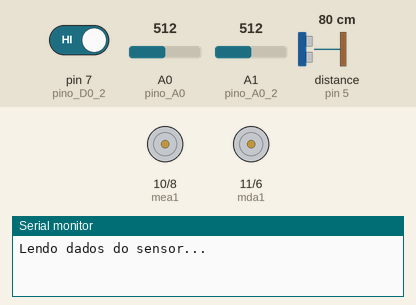
Recording of a sketch running on a simulated Arduino Uno, built with avr-gcc and run on an emulated ATmega328P. On the bench: motor-driver pin pairs drawn as motors (green arrow = first pin HIGH = forward, orange = second pin HIGH = backward, longer = more drive), the last lines printed to the serial monitor. The inputs (shaded band) are chosen by the test bench; at power-on: pin 7 (pino_D0_2) HIGH, distance to the obstacle (sensor on pin 5) 80 cm, A0 (pino_A0) = 512, A1 (pino_A0_2) = 512. The echo pulse lasts 58.3 µs per cm.

Above: at 0.1 s.
At 1.3 s:
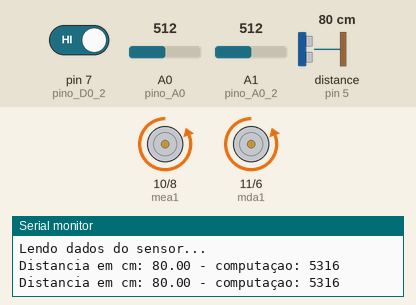
1.4 s: pin 7 (pino_D0_2) driven LOW
3.5 s: distance to the obstacle (sensor on pin 5) set to 4 cm
Timing chart, 0 to 6.5 s (numbered marks = the images above; inputs shaded):
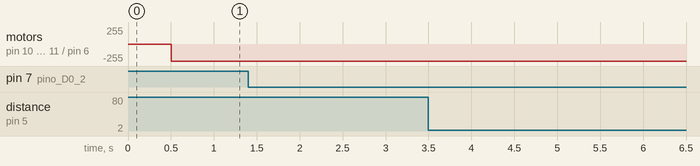

The sketch:

robo_com_thread.ino
```cpp
#include <Thread.h>
#include <ThreadController.h>
#include <Ultrasonic.h>

//Define os pinos para o trigger e echo
#define pino_trigger 4
#define pino_echo 5

const byte mda1=11; //Alocaçâo do primeiro bit do motor da esquerda no pino 11
const byte mda2=6; //Alocaçâo do segundo bit do motor da esquerda no pino 10
const byte mea1=10; //Alocaçâo do primeiro bit do motor de direita no pino 9
const byte mea2=8; //Alocaçâo do segundo bit do motor da direita no pino 8

boolean estadosbf;   //Declaração de uma variavel para receber a leitura do sbf
boolean estadosbt;   //Declaração de uma variavel para receber a leitura do sbt

int pino_D0 = 6;
int pino_A0 = A0;
int pino_D0_2 = 7;
int pino_A0_2 = A1;
int valor_a = 0;
int valor_d = 0;
int valor_a_2 = 0;
int valor_d_2 = 0;

float cmMsec, inMsec;

void andarfrente() {  //Função andar pare frente
digitalWrite(mea1,HIGH);
digitalWrite(mea2,LOW);
digitalWrite(mda1,HIGH);
digitalWrite(mda2,LOW);
}

void andartras() {  //Função andar para trás
digitalWrite(mea1,LOW);
digitalWrite(mea2,HIGH);
digitalWrite(mda1,LOW);
digitalWrite(mda2,HIGH);
}

void parar() {  //Função parar o tobá
digitalWrite(mea1,LOW);
digitalWrite(mea2,LOW);
digitalWrite(mda1,LOW);
digitalWrite(mda2,LOW);
}

void girardireita(){  // Função girar para direita
digitalWrite(mea1,HIGH);
digitalWrite(mea2,LOW);
digitalWrite(mda1,LOW);
digitalWrite(mda2,HIGH);
}

void giraresquerda() {  // Função girar pare esquerda
digitalWrite(mea1,LOW);
digitalWrite(mea2,HIGH);
digitalWrite(mda1,HIGH);
digitalWrite(mda2,LOW);
}

//Inicializa o sensor nos pinos definidos acima
Ultrasonic ultrasonic(pino_trigger, pino_echo);

// ThreadController that will controll all threads
ThreadController controll = ThreadController();

//Sonic Thread (pointer)
Thread* sonicThread = new Thread();
//Infra  Thread (not pointer)
Thread infraThread = Thread();
//Actions Thread(not pointer)
Thread actionThread = Thread();

// callback for roboThread
void sonicCallback(){
	//Le as informacoes do sensor, em cm e pol

  int time1 = micros();
  long microsec = ultrasonic.timing();
  cmMsec = ultrasonic.convert(microsec, Ultrasonic::CM);
  int time2 = micros();
  int computacao = time2 - time1;
  inMsec = ultrasonic.convert(microsec, Ultrasonic::IN);
  //Exibe informacoes no serial monitor
  Serial.print("Distancia em cm: ");
  Serial.print(cmMsec);
  Serial.print(" - computaçao: ");
  Serial.println(computacao);


}

// callback for infraThread
void infraCallback(){
	valor_a = analogRead(pino_A0);
  valor_d = digitalRead(pino_D0);
  valor_a_2 = analogRead(pino_A0_2);
  valor_d_2 = digitalRead(pino_D0_2);

  if (valor_d != 1)
  {
    Serial.println("Fogo detectado !!!");
    estadosbf = 0;
  }

  if (valor_d_2 != 1)
  {
    Serial.println("Fogo detectado !!!");
    estadosbt = 0;
  }
}

// callback for actionThread
void actionCallback(){
  if(cmMsec >= 95){
    girardireita();}

  if(estadosbf==0) {  //Tomar a decisão de ir para tras caso algum sensor de borda na frente acusar o branco. Nota: 1 - Branco, 0- Preto
    andartras();}
  else if(estadosbt==0) { //Tomar a decisão de ir para frente caso algum sensor de borda atras acusar o branco.
    andarfrente();}
  else if(cmMsec<=95 && estadosbf==1){ // Tomar a decisão de ir para frente caso ache um oponente na frente a menos de 95 cm e os sensores de borda da frente estejam
    andarfrente();}
}

void setup(){
	Serial.begin(9600);

	// Configure sonicThread
	sonicThread->onRun(sonicCallback);
	sonicThread->setInterval(500);

	// Configure infraThread
	infraThread.onRun(infraCallback);
	infraThread.setInterval(500);

 // Configure actionThread
  actionThread.onRun(actionCallback);
  actionThread.setInterval(500);

	// Adds both threads to the controller
	controll.add(sonicThread);
	controll.add(&infraThread); // & to pass the pointer to it
  controll.add(&actionThread); // & to pass the pointer to it

  Serial.println("Lendo dados do sensor...");
  pinMode(pino_A0, INPUT);
  pinMode(pino_D0, INPUT);
  pinMode(pino_A0_2, INPUT);
  pinMode(pino_D0_2, INPUT);

  pinMode(mea1,OUTPUT);       //      ''
  pinMode(mea2,OUTPUT);       //      ''
  pinMode(mda1,OUTPUT);       //      ''
  pinMode(mda2,OUTPUT);       //      ''

}

void loop(){
	// run ThreadController
	// this will check every thread inside ThreadController,
	// if it should run. If yes, he will run it;
	controll.run();

}
```
